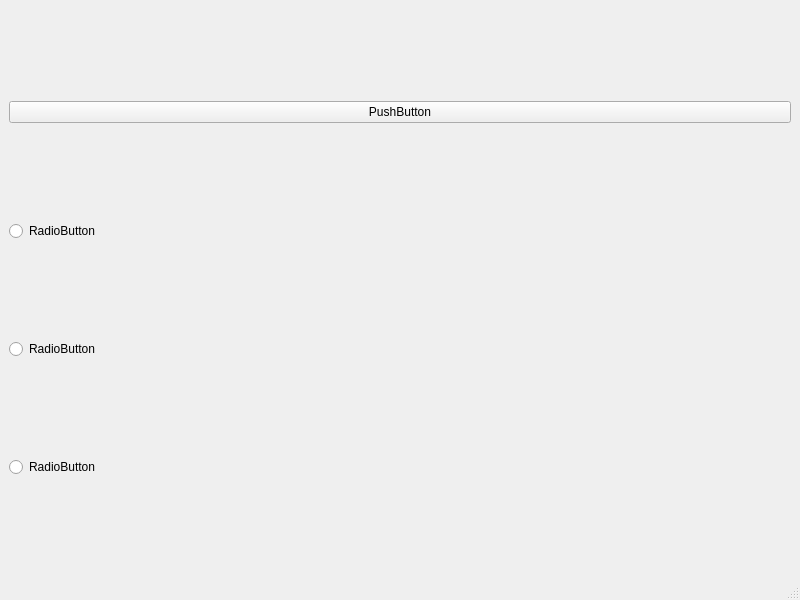
<?xml version="1.0" encoding="UTF-8"?>
<ui version="4.0">
 <class>MainWindow</class>
 <widget class="QMainWindow" name="MainWindow">
  <property name="geometry">
   <rect>
    <x>0</x>
    <y>0</y>
    <width>800</width>
    <height>600</height>
   </rect>
  </property>
  <property name="windowTitle">
   <string>MainWindow</string>
  </property>
  <widget class="QWidget" name="centralwidget">
   <layout class="QGridLayout" name="gridLayout">
    <item row="0" column="0">
     <widget class="QPushButton" name="pushButton">
      <property name="text">
       <string>PushButton</string>
      </property>
     </widget>
    </item>
    <item row="1" column="0">
     <widget class="QRadioButton" name="radioButton">
      <property name="text">
       <string>RadioButton</string>
      </property>
     </widget>
    </item>
    <item row="2" column="0">
     <widget class="QRadioButton" name="radioButton_2">
      <property name="text">
       <string>RadioButton</string>
      </property>
     </widget>
    </item>
    <item row="3" column="0">
     <widget class="QRadioButton" name="radioButton_3">
      <property name="text">
       <string>RadioButton</string>
      </property>
     </widget>
    </item>
   </layout>
  </widget>
  <widget class="QMenuBar" name="menubar">
   <property name="geometry">
    <rect>
     <x>0</x>
     <y>0</y>
     <width>800</width>
     <height>22</height>
    </rect>
   </property>
  </widget>
  <widget class="QStatusBar" name="statusbar"/>
 </widget>
 <resources/>
 <connections/>
</ui>
